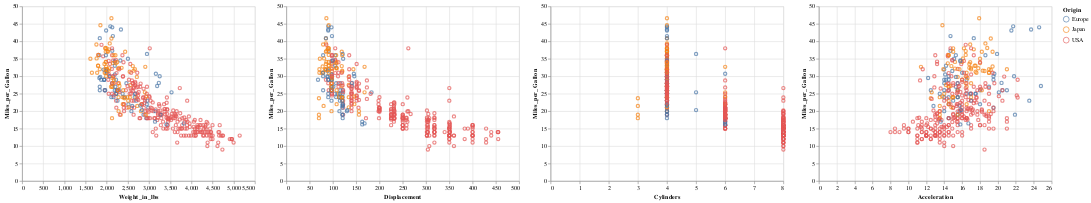

Notebook code for this chart:
### Code cell
interval = alt.selection_interval()
cars_chart = alt.Chart(cars).mark_point().encode(
    x='Weight_in_lbs',
    y='Miles_per_Gallon',
    color=alt.condition(interval, 'Origin', alt.value('lightgray')),
    tooltip='Name'
).interactive().properties(selection=interval)

cars_chart | cars_chart.encode(x='Displacement') | cars_chart.encode(x='Cylinders') | cars_chart.encode(x='Acceleration')

### Figure 1 — Vega-Lite specification as saved in the notebook (floating-point values rounded to 4 significant figures; data arrays with more than 128 entries replaced by an {"elided": "..."} marker saying what was removed)
{"$schema": "https://vega.github.io/schema/vega-lite/v2.4.3.json", "config": {"view": {"height": 300, "width": 400}}, "hconcat": [{"data": {"values": {"elided": "406 records"}}, "encoding": {"color": {"condition": {"field": "Origin", "selection": "selector023", "type": "nominal"}, "value": "lightgray"}, "tooltip": {"field": "Name", "type": "nominal"}, "x": {"field": "Weight_in_lbs", "type": "quantitative"}, "y": {"field": "Miles_per_Gallon", "type": "quantitative"}}, "mark": "point", "selection": {"selector023": {"encodings": ["x", "y"], "mark": {"fill": "#333", "fillOpacity": 0.125, "stroke": "white"}, "on": "[mousedown, window:mouseup] > window:mousemove!", "resolve": "global", "translate": "[mousedown, window:mouseup] > window:mousemove!", "type": "interval", "zoom": "wheel!"}}}, {"data": {"values": {"elided": "406 records"}}, "encoding": {"color": {"condition": {"field": "Origin", "selection": "selector023", "type": "nominal"}, "value": "lightgray"}, "tooltip": {"field": "Name", "type": "nominal"}, "x": {"field": "Displacement", "type": "quantitative"}, "y": {"field": "Miles_per_Gallon", "type": "quantitative"}}, "mark": "point", "selection": {"selector023": {"encodings": ["x", "y"], "mark": {"fill": "#333", "fillOpacity": 0.125, "stroke": "white"}, "on": "[mousedown, window:mouseup] > window:mousemove!", "resolve": "global", "translate": "[mousedown, window:mouseup] > window:mousemove!", "type": "interval", "zoom": "wheel!"}}}, {"data": {"values": {"elided": "406 records"}}, "encoding": {"color": {"condition": {"field": "Origin", "selection": "selector023", "type": "nominal"}, "value": "lightgray"}, "tooltip": {"field": "Name", "type": "nominal"}, "x": {"field": "Cylinders", "type": "quantitative"}, "y": {"field": "Miles_per_Gallon", "type": "quantitative"}}, "mark": "point", "selection": {"selector023": {"encodings": ["x", "y"], "mark": {"fill": "#333", "fillOpacity": 0.125, "stroke": "white"}, "on": "[mousedown, window:mouseup] > window:mousemove!", "resolve": "global", "translate": "[mousedown, window:mouseup] > window:mousemove!", "type": "interval", "zoom": "wheel!"}}}, {"data": {"values": {"elided": "406 records"}}, "encoding": {"color": {"condition": {"field": "Origin", "selection": "selector023", "type": "nominal"}, "value": "lightgray"}, "tooltip": {"field": "Name", "type": "nominal"}, "x": {"field": "Acceleration", "type": "quantitative"}, "y": {"field": "Miles_per_Gallon", "type": "quantitative"}}, "mark": "point", "selection": {"selector023": {"encodings": ["x", "y"], "mark": {"fill": "#333", "fillOpacity": 0.125, "stroke": "white"}, "on": "[mousedown, window:mouseup] > window:mousemove!", "resolve": "global", "translate": "[mousedown, window:mouseup] > window:mousemove!", "type": "interval", "zoom": "wheel!"}}}]}
